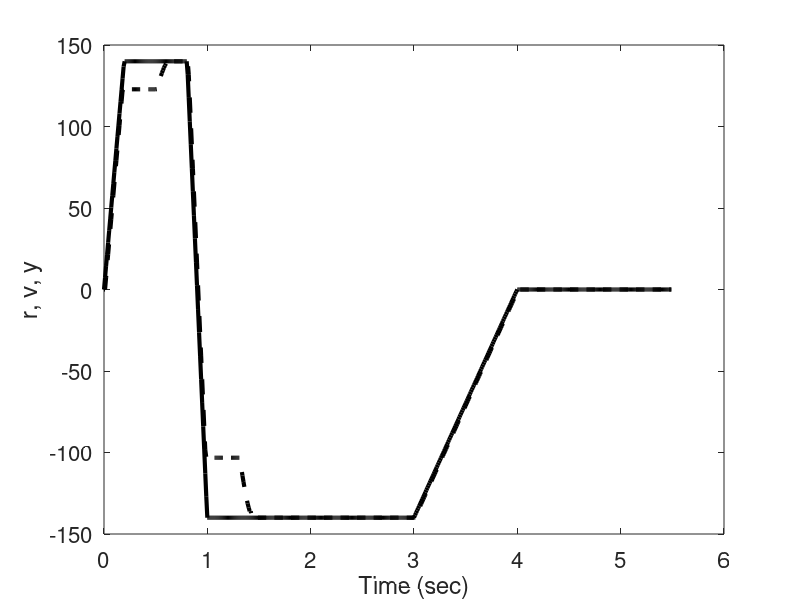
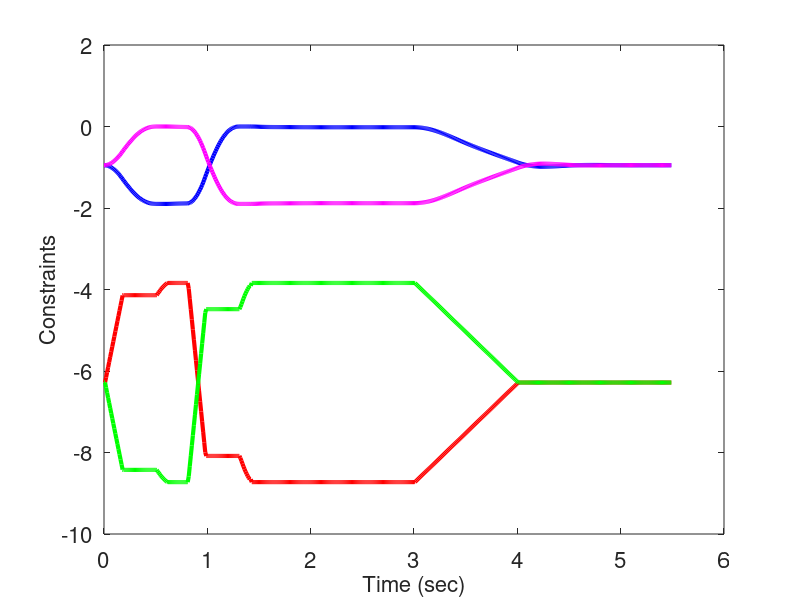
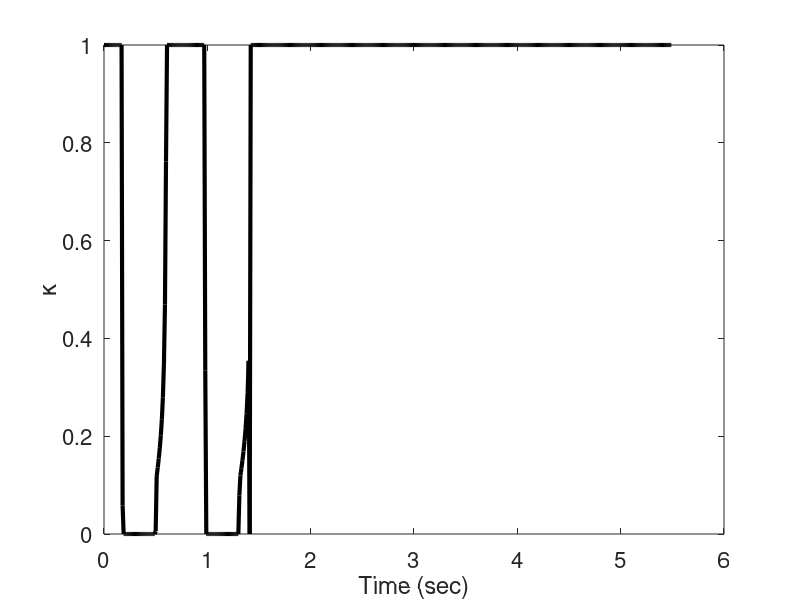
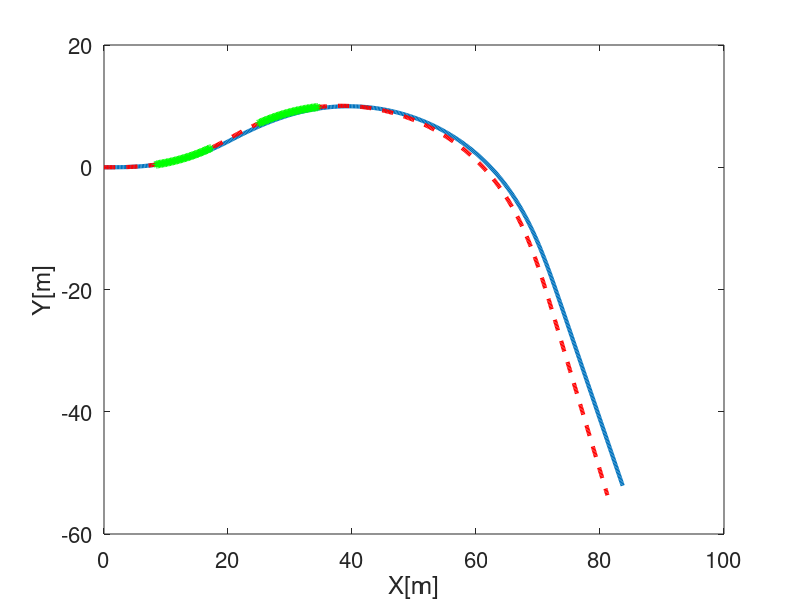

Reproduce these figures in MATLAB, in order.
function main
%
% -- Constraint enforcement for vehicle rollover dynamics to prevent
%    rollover
%
%    References:
%   
%    [1] Rollover LPV model from the article by Solmaz, Corless and Shorten
%    titled "A methodology for the design of robust rollover prevention
%    controllers for automotive vehicles: Part 2 - Active steering"
%    Proceedings of the 2007 American Control Conference, July 11-13, 2007
%    pp. 1606-1611;
%
%    [2] Kolmanovsky, I.V., Gilbert, E.G., and Tseng, E., "Constrained 
%    control of vehicle steering," Proceedings  of 2009 IEEE Multiconference 
%    on Systems and Control, St. Petersburg, Russia, May, 2009, pp. 576-581.      
%
%    Example implemented by I. Kolmanovsky, Last updated: Oct. 5,2014


close all; clear all;
dT    = 0.01;    % discrete-time sampling period
vlong = 22.5;    % longitudinal velocity 
[A, B, C, D, Cplot, Dplot, Ay, by, H]  = rollovermodel(vlong, dT); % discrete time model

% ---  Construct O-infinity (brute force)  ----
tstar = 100; % horizon
AOi = []; bOi = [];
n = size(A,1);
I = eye(n,n);
for t=0:1:tstar,
    AOi = [AOi; Ay*(C*inv(I-A)*(I-A^t)*B+D), Ay*(C*A^t)];
    bOi = [bOi; by];
end;

% --- Augment tightened steady-state constraints ----
epsi = 0.01;
H    = C*inv(I-A)*B+D;
AOi  = [AOi; Ay*H,Ay*C*zeros(n,n)];  
bOi  = [bOi; by*(1-epsi)];

% --- Eliminate redundant inequalities ---
if exist('lp.m','file')>0,
    [AOi,bOi] = elimm1(AOi, bOi,1e-12);
end;

% --- Define reference command profile ---
Rhist = []; % fishhook-like maneuver
tf     = 5.5;
indmax = floor(tf/dT);  % number of samples/final time
% T1level = 110;  % at 35
% T1level = 150;    % at 22.5
T1level = 140;  % level where steady-state is admissible at 22.5
Rhist   = [];
t0      = T1level/720; % initial steer
T1      = 0.61;        % at T1level
t1      = t0 + T1;
%  t2      = 2*T1level/720+t1;
t2      = 2*T1level/720/2+t1;
T2      = 2.0;
t3      = t2 + T2;
T3      = 1.0;
t4      = t3 + T3;
for (i=1:1:indmax+1),
    tc = dT*(i-1);
    if tc<=t0,
        Rhist = [Rhist;T1level/t0*tc];
    elseif tc > t0 & tc <= t1,
        Rhist = [Rhist;T1level];
    elseif tc > t1 & tc<=t2,
        Rhist = [Rhist;T1level-(tc-t1)/(t2-t1)*(2*T1level)];
    elseif tc > t2 & tc<=t3,
        Rhist = [Rhist;-T1level];
    elseif tc >t3 & tc<=t4,
        Rhist = [Rhist;-T1level+(tc-t3)/T3*T1level];
    elseif tc>t4,
        Rhist = [Rhist;0];
    end
end

% --- Perform simulations ---
x0 = [0, 0, 0, 0]'; v0 = [0];
[Thist, Vhist, Xhist, Kphist, Rhist,Xhist0] = flow(v0, x0, Rhist, A, B, AOi, bOi);

% --- Compute constraints history ---
Chist  = [ ]; % with RG
Chist0 = [ ]; % without RG
Yhist  = [ ];
for (k = 1:1:length(Thist)),
    
    y  = (C*Xhist(k,:)' + D*Vhist(k,:)');
    Chist(k,:) = (Ay*y - by)';
    Yhist(k,:) = y(:)';
    
    y0  = (C*Xhist0(k,:)' + D*Rhist(k,:)');
    Chist0(k,:) = (Ay*y0 - by)'; 
    
end;

% -- Compute "plot" outputs history ---
if ~isempty(Cplot), 
    yplothist = [];
    for (k = 1:1:length(Thist)),
        yplothist(k,:) = (Cplot*Xhist(k,:)' + Dplot*Vhist(k,:)');
    end;
end;

clr = ['k','b','m','r','g','y'];

for (cfg = 1:1:size(Rhist,2)),
    figure(cfg); pl = plot(Thist*dT,Vhist(:,cfg),[clr(1),'--']);
    set(pl,'linewidth',3)
    hold on;
    pl = plot(Thist*dT,Rhist(:,cfg),[clr(1),'-']);
    set(pl,'linewidth',3)
    if ~isempty(Cplot),    pl = plot(Thist*dT,yplothist(:,cfg),[clr(1)]);
        set(pl,'linewidth',3); end;
    xlabel('Time (sec)','fontsize',16);
    ylabel('r, v, y','fontsize',16);
    set(gca,'fontsize',16)
end;
cfgc = cfg + 1;

for ( k = 1:1:size(Chist,2) ),
    kc = (k + 1 - floor(k/length(clr))*length(clr));
    figure(cfgc); pl = plot(Thist*dT,Chist(:,k),[clr(kc),'-']);
    set(pl,'linewidth',3)
    hold on;
    xlabel('Time (sec)','fontsize',16);
    ylabel('Constraints','fontsize',16);
    set(gca,'fontsize',16)
end;

figure(cfgc+2);
pl = plot(Thist*dT,Kphist,['k','-']);
set(pl,'linewidth',3)
hold on;
xlabel('Time (sec)','fontsize',16);
ylabel('\kappa','fontsize',16);
set(gca,'fontsize',16)

% --- Compute vehicle trajectory on X-Y plane ----
psi = 0;
psi0 =0;
X   = 0;
Y   = 0;
X0  = 0;
Y0  = 0;
PosHist  = [];
PosHist0 = [];
cnrViolated0 =[];
for (k=1:1:length(Thist)),
    posHist(k,:)=[X,Y];
    psidot = Xhist(k,2);
    bt     = atan(Xhist(k,1)/sqrt(vlong^2 - Xhist(k,1)^2)); % sideslip angle
    Xdot   = vlong*cos(psi + bt);
    Ydot   = vlong*sin(psi + bt);
    psi = psi + psidot*dT;
    X   = X   + Xdot*dT;
    Y   = Y    + Ydot*dT;
    
    posHist0(k,:)=[X0,Y0];
    psidot0 = Xhist0(k,2);
    bt0     = atan(Xhist0(k,1)/sqrt(vlong^2-Xhist0(k,1)^2));
    Xdot0   = vlong*cos(psi0 + bt0);
    Ydot0   = vlong*sin(psi0 + bt0);
    psi0    = psi0 + psidot0*dT;
    X0      = X0   + Xdot0*dT;
    Y0      = Y0    + Ydot0*dT;
    if max(Chist0(k,:)>0), cnrViolated0(k)=1; else, cnrViolated0(k)=0; end;
end;
figure(cfgc+3);pl=plot(posHist(:,1),posHist(:,2));
set(pl,'linewidth',3)
hold on;pl=plot(posHist0(:,1),posHist0(:,2),'r--');
set(pl,'linewidth',3)
inds = find(cnrViolated0>0.5);
plot(posHist0(inds,1),posHist0(inds,2),'g*');
xlabel('X[m]','fontsize',16);
ylabel('Y[m]','fontsize',16);
set(gca,'fontsize',16)

return


function [A, B, C, D, Cplot, Dplot, Ay, by, H]  = rollovermodel(vext, dT)
% Rollover LPV model from the article by Solmaz, Corless and Shorten
% titled "A methodology for the design of robust rollover prevention
% controllers for automotive vehicles: Part 2- Active steering"
% Proceedings of the 2007 American Control Conference, July 11-13, 2007
% pp. 1606-1611; 

% Model parameters: see Table II
g = 9.81;
m = 1224;
Jxx = 362.6;
Jzz = 1280;
lv  = 1.102;
lh  = 1.25;
T   = 1.51;
h   = 0.375;
c   = 4000;
k   = 36075;
Cv  = 90240;
Ch  = 180000;

% Definitions: see (1), (2)
Jxeq = Jxx+m*h^2;
sg   = Cv+Ch;
rho  = Ch*lh-Cv*lv;
kp   = Cv*lv^2+Ch*lh^2; % note kp (kappa) is different from k

% vehicle velocity is an external parameter
v    = vext; 
 
% Linearization: see (3), (4):
Ac=[-sg*Jxeq/m/v/Jxx,  rho*Jxeq/m/v/Jxx - v,  -h*c/Jxx,  h*(m*g*h-k)/Jxx;
   rho/Jzz/v,         -kp/Jzz/v,           0,         0;
   -h*sg/Jxx/v,       h*rho/v/Jxx,        -c/Jxx,     (m*g*h-k)/Jxx;
   0,                  0,                  1,           0];

% states: lateral velocity of the GC, yaw rate of the unsprung mass, roll
% rate of the sprung mass and roll angle of the sprung mass

Bc = [Cv*Jxeq/m/Jxx, Cv*lv/Jzz,h*Cv/Jxx,0]';  %steering angle in rad 
%  steering angle is modifiable by AFS

Bc = Bc*pi/180/17.5; % steering angle at driver wheel in deg

Cc   = [0, 0, -2*c/m/g/T, -2*k/m/g/T; 0, 0, 0, 0]; 
    % Load transfer ratio - should be within [-1,+1] interval
Dc   = [0; 1/180*pi]; % Steering angle in rad

syspc = ss(Ac, Bc, Cc, Dc); 
syspd = c2d(syspc, dT);
[A, B, C, D, Ts] = ssdata(syspd);

% dc gain from [steering angle] to ltr
n=size(A,1);
H  = C*inv(eye(n,n)-A)*B+D; 

thdmax = 0.95; % 0.05 margin from 1
dltmax = 360/180*pi;  % +/- 360 deg converted into rads 
Ay     = [1, 0;
         -1, 0; 
          0, 1; 
          0, -1];
by     = [thdmax;thdmax;dltmax;dltmax];

Cplot = [];
Dplot = [];
return;


% --- Compute K ---
function K = findK(v, x, r,  A, Bv, APd, bPd)

toll = 1e-6;

r_minus_v = r - v;
xGG       = [v(:); x(:)];  

szr = length(r);
szP = size(APd,1);

KL = 0;
KU = 1;

for (i = 1:1:szP),
 
    Aco = APd(i, 1:szr)*r_minus_v;    %compute Aco
    bco = bPd(i) - APd(i,:)*xGG;      %compute bco
    
    if (bco >= 0), 
        if (Aco <= 0),
        ;
        else,
            KU = min([KU;bco/Aco]);
        end
    else,
        if (Aco>bco + toll),
            KU = 0;     
        else,
            KL = max([KL; bco/Aco]);
        end;
    end;
end;

if (KL > KU),
    K = 0;
else,
    K = KU;
end;

return;


% --- Simulate reference governor ---
function [Thist, Vhist, Xhist, Kphist, Rhistout, Xhist0] = flow(v0, x0, Rhist, A, B, APd, bPd)

Vhist   = [];
Xhist   = [];
Xhist0   = [];
Kphist  = [];
Rhistout =[];
Thist   = [];

xcurr   = x0;
vcurr   = v0;
tcurr   = 0;
xcurr0  = x0;

szRhist = size(Rhist,1);

for (i=1:1:(szRhist-1)),
    rcurr =  Rhist(i,:)';
    Thist = [Thist; tcurr];
    Xhist = [Xhist; xcurr(:)'];
    Xhist0 = [Xhist0; xcurr0(:)'];
    Vhist = [Vhist; vcurr(:)'];
    Rhistout = [Rhistout; rcurr(:)'];
    Kp    =  findK(vcurr, xcurr, rcurr,  A,  B, APd, bPd);
    Kphist = [Kphist;Kp];
    vcurr =  vcurr   + Kp*(rcurr - vcurr);
    xcurr =  A*xcurr + B*vcurr;
    xcurr0=  A*xcurr0+ B*rcurr;
    tcurr =  tcurr + 1.0;
end
return;

% --- Eliminate redundant constraints -----

function [A1,b1] = elimm1(A,b,toll)

%   Eliminate redundant constraints in Ax<=b
%   The output set is A1<=b1

if (nargin==2),
    toll = 1e-6;
end

A1      = A;
b1      = b;
sizeA   = size(A);
n       = sizeA(1);
options = optimset('Display','off');

for (i = 1:1:n),
    f  = -A1(1,:);
    Aa = A1(2:n,:);
    ba = b1(2:n);
    hx = lp(f,Aa,ba,[],[],[],[],-1);
       % hx = linprog(f,Aa,ba,[],[],[],[],[],options);
    hxval = -f*hx;
    if (hxval<b(i)+toll),
        A1 = Aa;
        b1 = ba; n = n-1;
    else,
        A1 = [Aa;-f];
        b1 = [ba;b1(1)];
    end
    if (n==1),
        break; disp('Warning: only one active constraint remains');
    end;
end;

return;